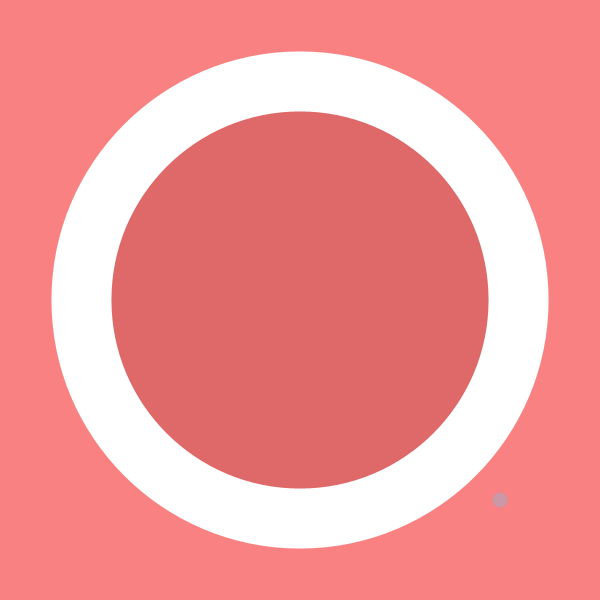
Frame 1 (no input)
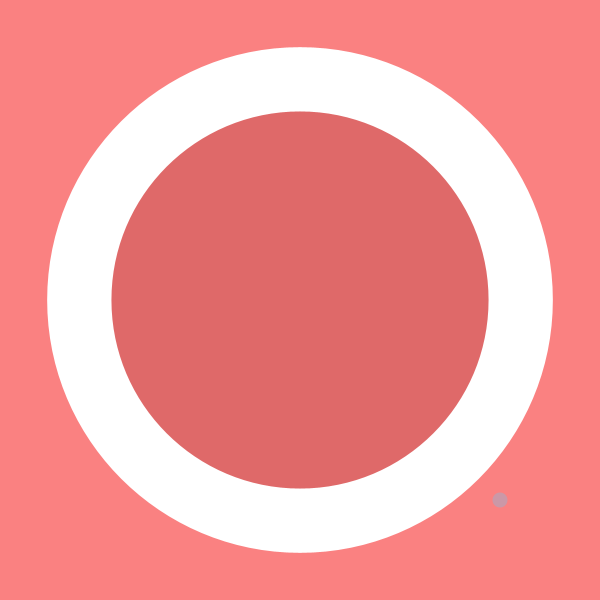
Frame 60 (the mouse pressed at the canvas centre just before this capture)
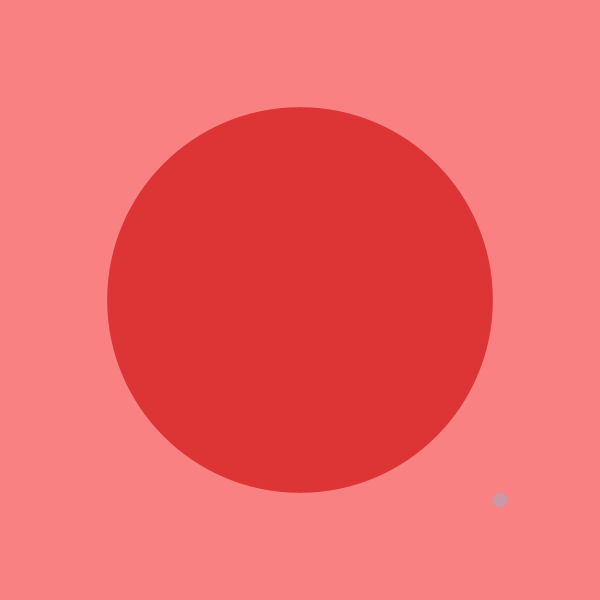
Frame 120 (the mouse held since frame 60 and released just before this capture)

The Processing sketch that drew these frames (run headless with seeded random() and noise(); from frame 60 on, the mouse is pressed at the canvas centre):

// Processing sketch: processing_96431
// ── processing_96431.pde

//Rosa Han
//April 14, 2013
//clock


void setup(){
  size(600,600);
}
  
void draw() {
  background(250,129,129);
  noStroke(); 
    
  float sc= map(second(), 0, 70,0,width);
  fill(255);
  ellipse(300,300,sc,sc);
  float min= map(minute(), 0, 70,0,width);
  fill(200,0,0,150);
  ellipse(300,300,min,min);
  float hr= map(hour(), 0, 40,0,width);
  fill(100,200,250,80);
  ellipse(500,500,hr,hr);
  fill(255);
   
    
  
    
    
    
}
